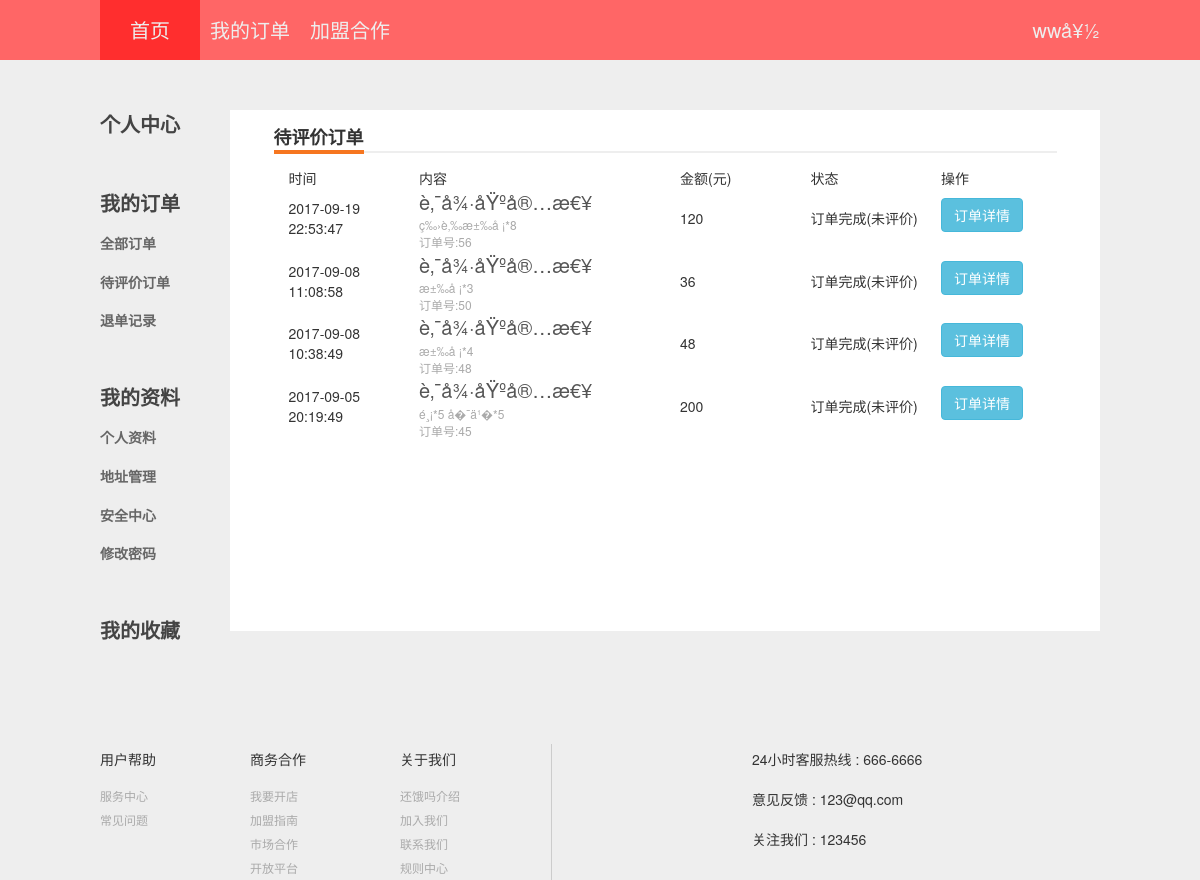
The app's page /usercenter.php?position=noassess (signed in) with its own data.
### tables this page shows
CREATE TABLE `od` (
  `O_id` int(11) NOT NULL,
  `O_list` text NOT NULL,
  `UID` int(11) NOT NULL,
  `O_time` datetime DEFAULT NULL COMMENT 'ä¸‹å�•æ—¶é—´',
  `O_ADD` varchar(500) NOT NULL,
  `O_t_sellersub` datetime DEFAULT NULL COMMENT 'å•†å®¶æŽ¥å�—æ—¶é—´',
  `O_overtime` datetime DEFAULT NULL COMMENT 'é¡¾å®¢æ”¶åˆ°æ—¶é—´',
  `SID` int(10) NOT NULL,
  `O_sum` int(10) NOT NULL,
  `O_words` tinytext NOT NULL,
  `comment_star` int(2) NOT NULL COMMENT 'è¯„ä»·',
  `comment_text` tinytext NOT NULL COMMENT 'è¯„è¯­',
  `comment_time` datetime NOT NULL COMMENT 'è¯„ä»·æ—¶é—´'
);

CREATE TABLE `shop` (
  `SID` int(10) NOT NULL,
  `shopName` varchar(15) NOT NULL,
  `shopImg` text NOT NULL,
  `sellerID` int(10) NOT NULL,
  `ADD` varchar(100) NOT NULL,
  `shopFee` tinyint(4) NOT NULL COMMENT 'é…�é€�è´¹',
  `license` text NOT NULL,
  `open` tinyint(1) NOT NULL DEFAULT '0' COMMENT 'æœ‰æ— å¼€åº—ï¼Œ1å¼€åº— 0å…³åº—',
  `shopphone` int(11) NOT NULL,
  `shop_class` varchar(450) NOT NULL,
  `min_price` int(10) NOT NULL COMMENT 'èµ·é€�ä»·'
);

### usercenter.php (the view, shortened to what this page needs)
<?php
include "controller/common.php";
if(isset($_GET['position'])){
	$p=$_GET['position'];
}
 ?>
<!DOCTYPE html>
<html>
<head>
	<link rel="stylesheet" type="text/css" href="bootstrap/css/bootstrap.css">
	<link rel="stylesheet" href="css/commmon.css">
	<link rel="stylesheet" href="css/usercenter.css">
</head>
<body>
	<div class="header">
		<div class="headerBay center">
		<div class="topBay-left">
			<a  class="harbtn" id="index" href="index.php">首页</a>
			<a class="harbtn" href="usercenter.php?position=allorder">我的订单</a>
			<a class="harbtn" href="sellerlogin.php">加盟合作</a>
		</div>
		<div class="logIco">
				<?php
				if (isset($_SESSION['user'])) {
					echo "<input type=hidden id='userid' value='".$_SESSION['user']."'><div class='sueee'><div class='slide'>
				<a href='index.php' class='logout'><span>注销</span></a>
			</div><a  class='logined harbtn' href='usercenter.php?position=center'><span>".$_SESSION['userName']."</span></a></div>";
				}else{
					echo "<a  class='loginico harbtn' href='login.php'><span>登陆/注册</span></a>";
				}
				 ?>
		</div>
	</div>
	<div class="mainbody">
		<div class="sidebar">
			<div class="usercenter">
			   <a href="usercenter.php?position=center" class="bold" title="">个人中心</a>
			</div>
			<div class="myorder">
				<span class="bold">我的订单<span>
				<ul>
					<li><a href="usercenter.php?position=allorder" title="">全部订单</a></li>
					<li><a href="usercenter.php?position=noassess" title="">待评价订单</a></li>
					<li><a href="usercenter.php?position=chargeback" title="">退单记录</a></li>
				</ul>
			</div>
			<div class="mydata">
				<span class="bold">我的资料<span>
				<ul>
					<li><a href="usercenter.php?position=data" title="">个人资料</a></li>
					<li><a href="usercenter.php?position=add" title="">地址管理</a></li>
					<li><a href="usercenter.php?position=safecenter" title="">安全中心</a></li>
					<li><a href="usercenter.php?position=changeps" title="">修改密码</a></li>
				</ul>
			</div>
			<div class="mycollection">
				<a href="usercenter.php?position=mycollection" title="" class="bold">我的收藏</a>
			</div>
		</div>
		<?php
		function orderboxmaker($user,$mysqli,$type){
			if($type=='no'){
				$sql_od="SELECT * FROM `od` WHERE `UID`=".$user." ORDER BY `od`.`O_time` DESC";
			}else if($type=='noassess'){
				$sql_od="SELECT * FROM `od` WHERE `UID`=".$user." AND `comment_star`=0 AND `O_overtime`!='' ORDER BY `od`.`O_time` DESC";
			}
			$result_od=mysqli_query($mysqli,$sql_od);
			$orderbox="";
			while ($row_od=mysqli_fetch_array($result_od)) {
				$ADD=json_decode($row_od['O_ADD']);
				$list="";
				$detal_list="";
				if($row_od['O_overtime']!=NUll&&$row_od['comment_star']!=0){
					$state="订单完成(已评价)";
				}else if($row_od['O_overtime']!=NUll){
					$state='订单完成(未评价)';
				}else if($row_od['O_t_sellersub']!=NULL){
					$state="商家已接单";
				}else{
					$state="商家未接单";
				}
				foreach (json_decode($row_od['O_list']) as $key) {
					$detal_list=$detal_list."<p>".$key->goods_name."*".$key->goods_num."</p>";
					$list=$list.$key->goods_name."*".$key->goods_num." ";
				};
				$sql_shop="SELECT * FROM `shop` WHERE `SID`=".$row_od['SID'];
				$result_shop=mysqli_query($mysqli,$sql_shop);
				$row_shop=mysqli_fetch_array($result_shop);
				$orderbox=$orderbox."
			<div class='orderbox clearfix'>
				<span class='time col-xs-2'>".$row_od['O_time']."</span>
				<span class='col-xs-4'>
					<a href='shop.php?SID=".$row_od['SID']."'>".$row_shop['shopName']."</a>
					<p class='goods'>".$list."</p>
					<p class='orderid'>订单号:".$row_od['O_id']."</p>
				</span>
				<span class='price col-xs-2'>".$row_od['O_sum']."</span>
				<span class='state col-xs-2'>".$state."</span>
				<span class='op col-xs-2'>
					<button class='btn btn-info'>订单详情</button>
				</span>
			</div>
					<span class='col-xs-6'>店名：</span><span class='col-xs-6'>".$row_shop['shopName']."</span>
					<span class='col-xs-6'>店家联系方式：</span><span class='col-xs-6'>".$row_shop['shopphone']."</span>
					<span class='col-xs-6'>订单时间：</span><span class='col-xs-6'>".$row_od['O_time']."</span>
					<span class='col-xs-6'>订单编号：</span><span class='od_id col-xs-6'>".$row_od['O_id']."</span>
					<span class='col-xs-6'>订单状态：</span><span class='col-xs-6'>".$state."</span>
						".$detal_list."
					<span class='col-xs-6'>总价格：</span><span class='col-xs-6'><b>".$row_od['O_sum']."</b>元</span>
					<span class='col-xs-6'>联系人：</span><span class='col-xs-6'>".$ADD->name."</span>
					<span class='col-xs-6'>电话：</span><span class='col-xs-6'>".$ADD->phone."</span>
					<span class='col-xs-6'>详细地址：</span><span class='col-xs-6'>".$ADD->position."</span>
					<span class='col-xs-6'>备注：</span><span class='col-xs-12'>".$row_od['O_words']."</p>
				";
			}
			return $orderbox;
		}
switch($p){
case "noassess":
$orderbox=orderboxmaker($_SESSION['user'],$mysqli,'noassess');
echo "<div class='noassess rightbox'>
<div class='rightbox_title'>
			<span>待评价订单</span>
		</div>
		<div class='rightbox_body'>
			<div class='order_title clearfix'>
				<span class='col-xs-2'>时间</span>
				<span class='col-xs-4'>内容</span>
				<span class='col-xs-2'>金额(元)</span>
				<span class='col-xs-2'>状态</span>
				<span class='col-xs-2'>操作</span>
			</div>
			".$orderbox."
		</div>
	</div>";
break;
}
		 ?>
	</div>
	<div class="footer">
		<div class="footer-left">
		<div class="footerLink">
			<p>用户帮助</p>
			<a href="">服务中心</a>
			<a href="">常见问题</a>
		</div>
		<div class="footerLink">
			<p>商务合作</p>
			<a href="">我要开店</a>
			<a href="">加盟指南</a>
			<a href="">市场合作</a>
			<a href="">开放平台</a>
		</div>
		<div class="footerLink">
			<p>关于我们</p>
			<a href="">还饿吗介绍</a>
			<a href="">加入我们</a>
			<a href="">联系我们</a>
			<a href="">规则中心</a>
		</div>
	</div>
		<div class="footerPhone">
		<div><p>24小时客服热线 : 666-6666</p></div>
		<div><p>意见反馈 : 123@qq.com</p></div>
		<div><p>关注我们 : 123456</p></div>
		</div>
</div>
</body>
</html>

### css/commmon.css (style rules this page uses)
* { margin:0px; }
a { text-decoration: none; font-size: 20px; color:#555; }
ul { padding: 0; }
ul li { list-style-type:none; }
.center { margin-right:auto; margin-left: auto; }
.header { min-width:1000px; width:100%; height:60px; background:#FF6666; }
.headerBay { width: 1000px;height: 100%; }
.topBay-left { float:left; height: 100%; width: 800px; }
.topBay-left a { width: 100px; color:#eee; }
.harbtn { color: #eee; float:left; line-height:60px; text-align: center; }
.logIco { float: right; }
.logined { max-width:200px; }
.footer { width:1000px; margin:auto; }
.footer-left { border-right:1px solid #ccc; margin-top: 50px; width: 452px; float: left; }
.footerLink { width:100px; float:left; margin-right: 50px; }
.footerLink p { line-height: 30px; }
.footerLink a { display:block; width: 80px; font-size:12px; line-height: 24px; color: #aaa; }
.footerPhone { width: 300px; float: left; margin-top: 50px; margin-left: 200px; }
.footerPhone p { line-height: 30px; }
#index { background: #FF2E2E; }
.logined span { color:#eee; }

### css/usercenter.css (style rules this page uses)
body { background: #eee; }
.mainbody { width: 1000px; margin:0 auto; margin-top: 50px; }
.sidebar { float: left; }
.sidebar div { margin-bottom: 50px; }
.bold { font-weight: bold; color: #444; font-size: 20px; }
.sidebar li { margin-top: 10px; }
.sidebar li a { color: #666; font-size:14px; }
.rightbox { margin-left: 50px; float: left; background: #fff; width: 870px; min-height: 521px; }
.rightbox_title { width: 90%; margin-left:auto; margin-right: auto; margin-top:15px; border-bottom:2px solid #eee; }
.rightbox_title span { font-size: 18px; font-weight: bold; border-bottom:4px solid #F67620; }
.rightbox_body { width: 90%; margin-left:auto; margin-right: auto; margin-top:15px; }
.orderbox p { margin:0; font-size: 12px; color:#aaa; }
.time { padding-top: 10px; }
.price,.state { line-height: 60px; white-space:nowrap; }
.op .btn { margin-top: 10px; }

### records on screen
od: O_time "2017-09-19 22:53:47", O_id "56", O_sum "120", O_overtime "订单完成(未评价)"
shop: shopName "è‚¯å¾·åŸºå®…æ€¥ è‚¯å¾·åŸºå®…æ€¥ è‚¯å¾·åŸºå®…æ€¥ è‚¯å¾·åŸºå®…æ€¥"
od: O_time "2017-09-08 11:08:58", O_id "50", O_sum "36", O_overtime "订单完成(未评价)"
od: O_time "2017-09-08 10:38:49", O_id "48", O_sum "48", O_overtime "订单完成(未评价)"
od: O_time "2017-09-05 20:19:49", O_id "45", O_sum "200", O_overtime "订单完成(未评价)"

### other values on screen
$_SESSION['userName'] "wwå¥½"
$list "ç‰›è‚‰æ±‰å ¡*8 æ±‰å ¡*3 æ±‰å ¡*4 é¸¡*5 å�¯ä¹�*5"
